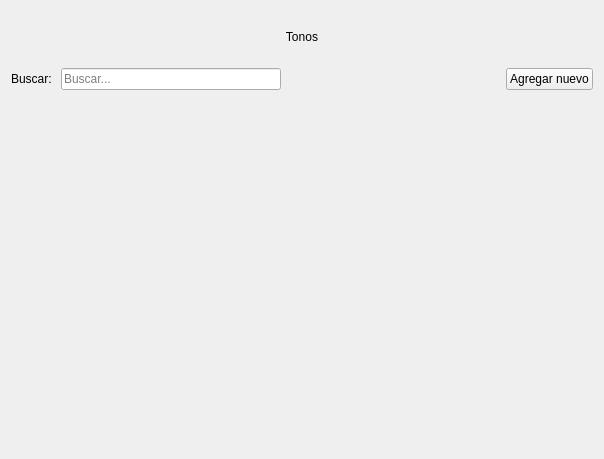
<?xml version="1.0" encoding="UTF-8"?>
<ui version="4.0">
 <class>TonosWidget</class>
 <widget class="QWidget" name="TonosWidget">
  <property name="geometry">
   <rect>
    <x>0</x>
    <y>0</y>
    <width>604</width>
    <height>459</height>
   </rect>
  </property>
  <property name="windowTitle">
   <string>Form</string>
  </property>
  <layout class="QVBoxLayout" name="verticalLayout" stretch="1,1,7">
   <item>
    <layout class="QHBoxLayout" name="horizontalLayout">
     <item>
      <widget class="QLabel" name="label">
       <property name="text">
        <string>Tonos</string>
       </property>
       <property name="alignment">
        <set>Qt::AlignCenter</set>
       </property>
      </widget>
     </item>
    </layout>
   </item>
   <item>
    <layout class="QHBoxLayout" name="layoutFiltro">
     <item>
      <widget class="QLabel" name="label_2">
       <property name="text">
        <string>Buscar: </string>
       </property>
      </widget>
     </item>
     <item>
      <widget class="QLineEdit" name="le_search">
       <property name="placeholderText">
        <string>Buscar...</string>
       </property>
      </widget>
     </item>
     <item>
      <spacer name="horizontalSpacer">
       <property name="orientation">
        <enum>Qt::Horizontal</enum>
       </property>
       <property name="sizeHint" stdset="0">
        <size>
         <width>40</width>
         <height>20</height>
        </size>
       </property>
      </spacer>
     </item>
     <item>
      <widget class="QPushButton" name="bt_create">
       <property name="cursor">
        <cursorShape>PointingHandCursor</cursorShape>
       </property>
       <property name="text">
        <string>Agregar nuevo</string>
       </property>
       <property name="icon">
        <iconset>
         <normaloff>images/icons8-plus-24.svg</normaloff>images/icons8-plus-24.svg</iconset>
       </property>
       <property name="iconSize">
        <size>
         <width>32</width>
         <height>32</height>
        </size>
       </property>
      </widget>
     </item>
    </layout>
   </item>
   <item>
    <layout class="QHBoxLayout" name="layoutTabla"/>
   </item>
  </layout>
 </widget>
 <resources/>
 <connections/>
</ui>
